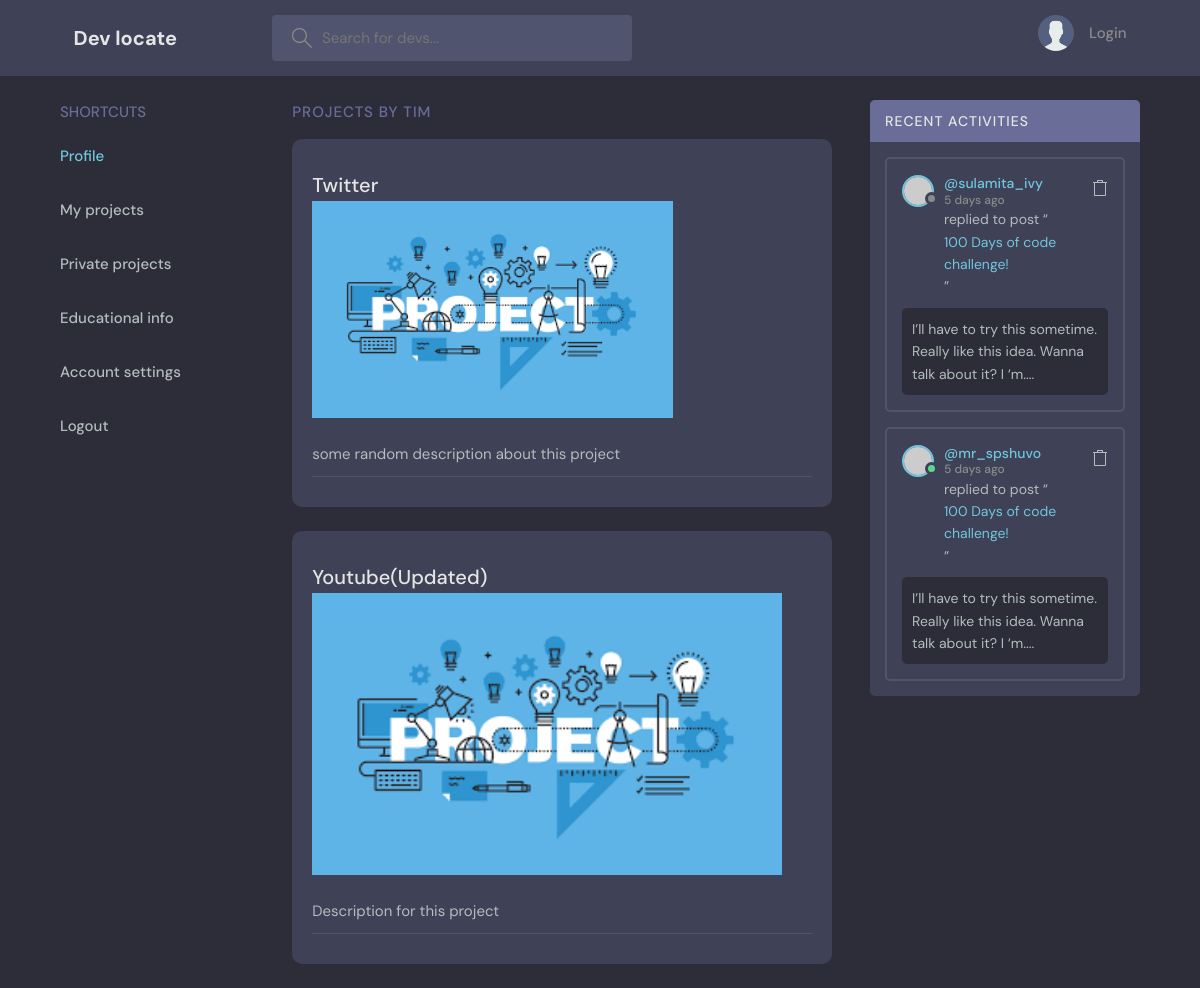
The app's page /accounts/projects/1/, older data.
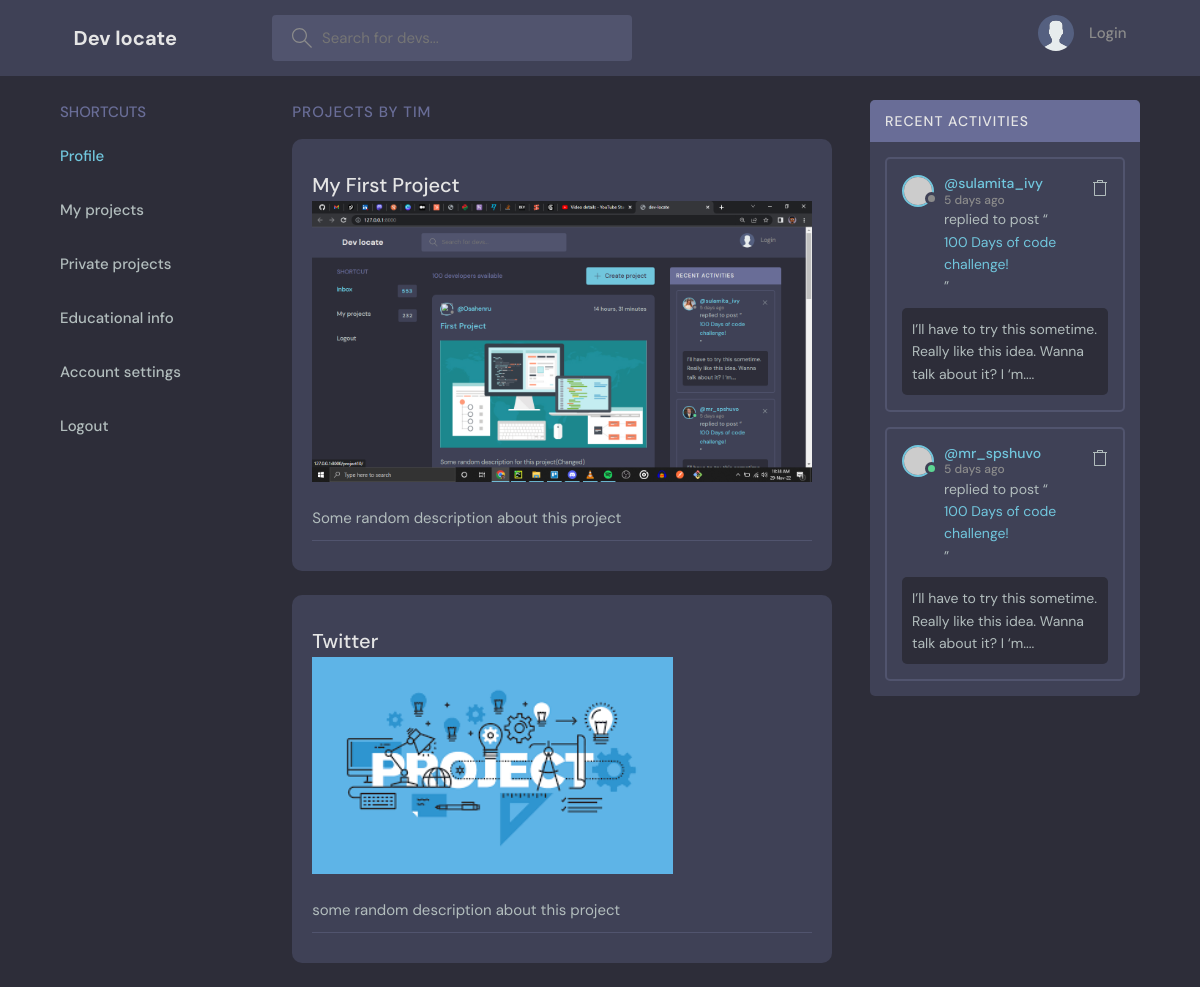
The same page, newer data.
### accounts/models.py (models this page shows, shortened)
class Engineer(AbstractUser):
    username = models.CharField(max_length=200, null=True)
    email = models.EmailField(unique=True, null=True)
    bio = models.TextField()
    avatar = models.ImageField(default="profile.png")
    country = models.CharField(max_length=200)
    years_of_experience = models.PositiveIntegerField(null=True, blank=True)
    tech_stack = models.CharField(null=True, blank=True, max_length=300)
    USERNAME_FIELD = "email"
    REQUIRED_FIELDS = ["username"]

### projects/models.py (models this page shows, shortened)
class Project(models.Model):
    engineer = models.ForeignKey(Engineer, on_delete=models.CASCADE)
    name = models.CharField(max_length=100)
    tech_used = models.CharField(max_length=200)
    updated = models.DateTimeField(auto_now=True)
    created = models.DateTimeField(auto_now_add=True)
    image = models.ImageField(default="project.png")
    description = models.TextField(null=True, blank=True)
    repo_url = models.URLField(null=True, blank=True)
    live_url = models.URLField(null=True, blank=True)
    make_public = models.BooleanField(default=False)
    @property
    def image_url(self):
        try:
            url = self.image.url
        except:
            url = ""
        return url
    class Meta:
        ordering = ["-created"]

### accounts/views.py (the view)
# urls.py: path("projects/<str:pk>/", EngineerProject.as_view(), name="projects"),
class EngineerProject(DetailView):
    model = Engineer
    template_name = "../templates/projects.html"
    def get_context_data(self, **kwargs):
        context = super(EngineerProject, self).get_context_data()
        pk = self.kwargs.get("pk")
        context["engineer"] = Engineer.objects.get(id=pk)
        context["public_projects"] = context["engineer"].project_set.filter(
            make_public=True
        )
        return context

### templates/projects.html (shortened to what this page needs)
{% extends 'base.html' %}
{% block content %}
<main class="profile-page layout layout--3">
    <div class="container">
        <div class="topics">
            <div class="topics__header">
                <h2>Shortcuts</h2>
            </div>
            <ul class="topics__list">
                <li>
                    <a href="{% url 'profile' engineer.id %}" class="active">Profile</a>
                </li>
                <li>
                    <a href="#">My projects</a>
                </li>
                <li>
                    <a href="#">Private projects</a>
                </li>
                <li>
                    <a href="#">Educational info</a>
                </li>
                <li>
                    <a href="#">Account settings</a>
                </li>
                <li>
                    <a href="#">Logout</a>
                </li>
            </ul>
        </div>
        <div class="roomList">
            <div class="roomList__header">
                <div>
                    <h2>Projects by {{engineer.username|title}}</a>
                    </h2>
                </div>
            </div>
            {% for project in public_projects %}
            <div class="roomListRoom">
                <div class="roomListRoom__content">
                    <a href="{% url 'detail_project' project.id %}">
                        {{project.name|title}}
                        <img src="{{project.image_url}}">
                    </a>
                    <p>
                        {{project.description}}
                    </p>
                </div>
                <div class="roomListRoom__meta">
                </div>
            </div>
            {% endfor %}
        </div>
        <div class="activities">
            <div class="activities__header">
                <h2>Recent Activities</h2>
            </div>
            <div class="activities__box">
                <div class="activities__boxHeader roomListRoom__header">
                    <a href="profile.html" class="roomListRoom__author">
                        <div class="avatar avatar--small">
                            <img src="https://randomuser.me/api/portraits/women/11.jpg" />
                        </div>
                        <p>
                            @sulamita_ivy
                            <span>5 days ago</span>
                        </p>
                    </a>
                    <div class="roomListRoom__actions">
                        <a href="#">
                        </a>
                    </div>
                </div>
                <div class="activities__boxContent">
                    <p>replied to post “<a href="room.html">100 Days of code challenge!</a>”</p>
                    <div class="activities__boxRoomContent">
                        I’ll have to try this sometime. Really like this idea. Wanna talk about it? I ‘m....
                    </div>
                </div>
            </div>
            <div class="activities__box">
                <div class="activities__boxHeader roomListRoom__header">
                    <a href="profile.html" class="roomListRoom__author">
                        <div class="avatar avatar--small active">
                            <img src="https://randomuser.me/api/portraits/men/13.jpg" />
                        </div>
                        <p>
                            @mr_spshuvo
                            <span>5 days ago</span>
                        </p>
                    </a>
                    <div class="roomListRoom__actions">
                        <a href="#">
                        </a>
                    </div>
                </div>
                <div class="activities__boxContent">
                    <p>replied to post “<a href="room.html">100 Days of code challenge!</a>”</p>
                    <div class="activities__boxRoomContent">
                        I’ll have to try this sometime. Really like this idea. Wanna talk about it? I ‘m....
                    </div>
                </div>
            </div>
        </div>
    </div>
</main>
{% endblock %}

### templates/base.html (shortened to what this page needs)
<!DOCTYPE html>
{% load static %}
<html lang="en">
<head>
  <link rel="stylesheet" href="{% static 'style.css' %}" />
</head>
<body>
<header class="header header--loggedIn">
  <div class="container">
    <a href="/" class="header__logo">
      <h1>Dev locate</h1>
    </a>
    <form class="header__search" method="GET" action="{% url 'all_projects' %}">
      <label>
        <input type="search" name="q" placeholder="Search for devs..." />
      </label>
    </form>
    <nav class="header__menu">
      {% if request.user.is_authenticated %}
      <div class="header__user">
        <a href="{% url 'profile' request.user.id %}">
          <div class="avatar avatar--medium active">
            <img src="{{request.user.avatar.url}}"/>
          </div>
          <p>{{request.user.username|title}}<span>@{{request.user.username}}</span></p>
        </a>
        <button class="dropdown-button">
          <svg version="1.1" xmlns="http://www.w3.org/2000/svg" width="32" height="32" viewBox="0 0 32 32">
            <title>chevron-down</title>
            <path d="M16 21l-13-13h-3l16 16 16-16h-3l-13 13z"></path>
          </svg>
        </button>
      </div>
      <div class="dropdown-menu">
        <a href="{% url 'profile' request.user.id %}" class="dropdown-link"
        ><svg version="1.1" xmlns="http://www.w3.org/2000/svg" width="32" height="32" viewBox="0 0 32 32">
          <title>tools</title>
          <path
                  d="M27.465 32c-1.211 0-2.35-0.471-3.207-1.328l-9.392-9.391c-2.369 0.898-4.898 0.951-7.355 0.15-3.274-1.074-5.869-3.67-6.943-6.942-0.879-2.682-0.734-5.45 0.419-8.004 0.135-0.299 0.408-0.512 0.731-0.572 0.32-0.051 0.654 0.045 0.887 0.277l5.394 5.395 3.586-3.586-5.394-5.395c-0.232-0.232-0.336-0.564-0.276-0.887s0.272-0.596 0.572-0.732c2.552-1.152 5.318-1.295 8.001-0.418 3.274 1.074 5.869 3.67 6.943 6.942 0.806 2.457 0.752 4.987-0.15 7.358l9.392 9.391c0.844 0.842 1.328 2.012 1.328 3.207-0 2.5-2.034 4.535-4.535 4.535zM15.101 19.102c0.26 0 0.516 0.102 0.707 0.293l9.864 9.863c0.479 0.479 1.116 0.742 1.793 0.742 1.398 0 2.535-1.137 2.535-2.535 0-0.668-0.27-1.322-0.742-1.793l-9.864-9.863c-0.294-0.295-0.376-0.74-0.204-1.119 0.943-2.090 1.061-4.357 0.341-6.555-0.863-2.631-3.034-4.801-5.665-5.666-1.713-0.561-3.468-0.609-5.145-0.164l4.986 4.988c0.391 0.391 0.391 1.023 0 1.414l-5 5c-0.188 0.188-0.441 0.293-0.707 0.293s-0.52-0.105-0.707-0.293l-4.987-4.988c-0.45 1.682-0.397 3.436 0.164 5.146 0.863 2.631 3.034 4.801 5.665 5.666 2.2 0.721 4.466 0.604 6.555-0.342 0.132-0.059 0.271-0.088 0.411-0.088z"
          ></path>
        </svg>
          Settings</a
        >
        <a href="{% url 'logout' %}" class="dropdown-link"
        ><svg version="1.1" xmlns="http://www.w3.org/2000/svg" width="32" height="32" viewBox="0 0 32 32">
          <title>sign-out</title>
          <path
                  d="M3 0h22c0.553 0 1 0 1 0.553l-0 3.447h-2v-2h-20v28h20v-2h2l0 3.447c0 0.553-0.447 0.553-1 0.553h-22c-0.553 0-1-0.447-1-1v-30c0-0.553 0.447-1 1-1z"
          ></path>
          <path
                  d="M21.879 21.293l1.414 1.414 6.707-6.707-6.707-6.707-1.414 1.414 4.293 4.293h-14.172v2h14.172l-4.293 4.293z"
          ></path>
        </svg>
          Logout</a
        >
      </div>
      {% else %}
      <a href="{% url 'login' %}">
        <img src="{% static './assets/avatar.svg' %}"/>
        <p>Login</p>
      </a>
      {% endif %}
    </nav>
  </div>
</header>
{% block content %}
{% endblock %}
</body>
</html>

Row changes from the older to the newer data that the page shows:
removed Project: name "Youtube(Updated)", image_url (picture), description "Description for this project"
added Project: name "My First Project", image_url (picture), description "Some random description about this project"
